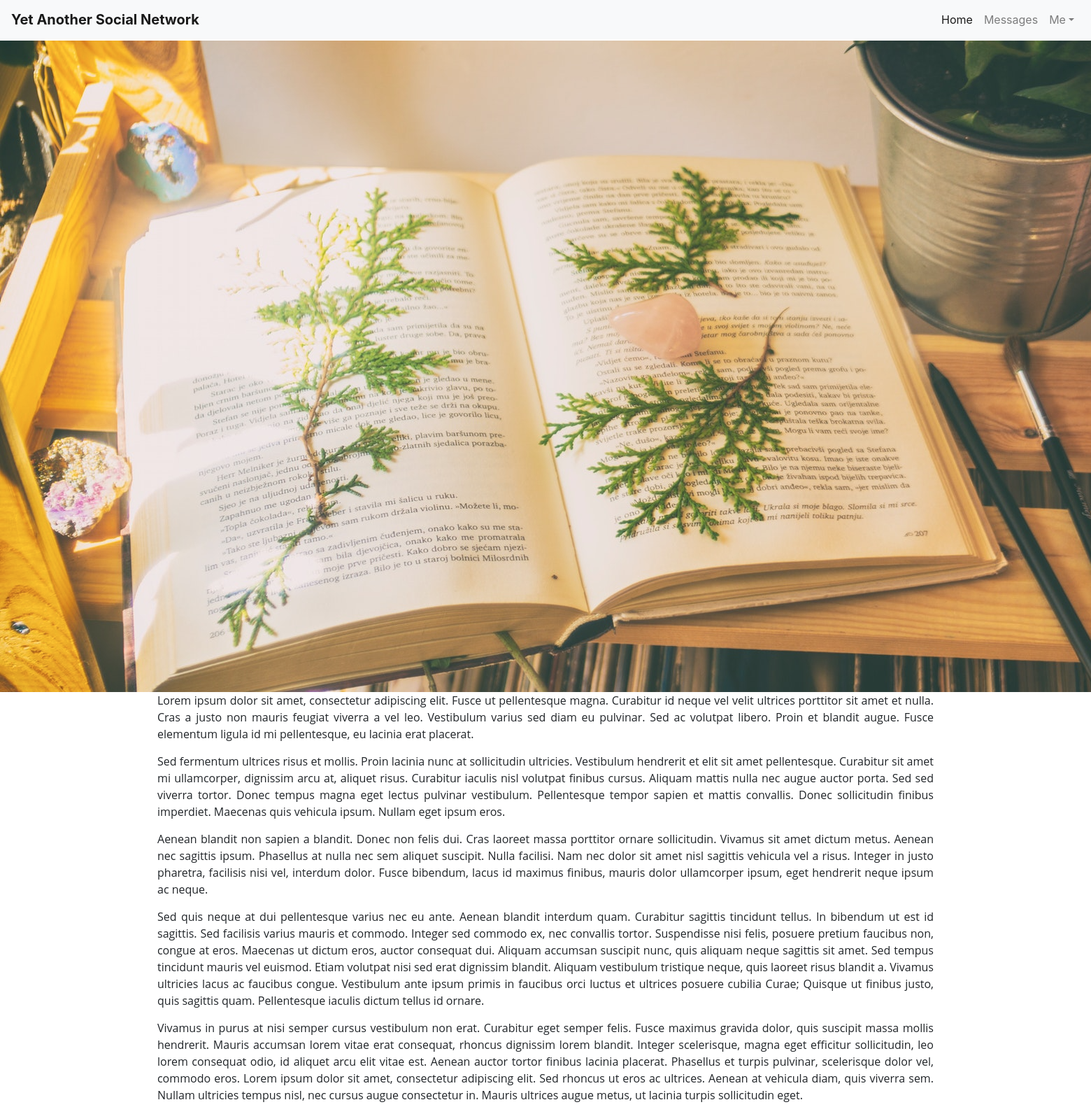
The app's page /home/prog/5 with its own data.
### blog/models.py (models this page shows, shortened)
class Article(models.Model):
    categories = [
        ('prog', 'Programming'),
        ('robo', 'Robotics'),
        ('math', 'Mathematics'),
        ('cs', 'Computer Science'),
        ('bc', 'Blockchain'),
        ('iot', 'Internet Of Things'),
        ('ml', 'Machine Learning'),
        ('hard', 'Hardware'),
        ('do', 'DevOps')
    ]
    title = models.CharField(max_length=256)
    logo = models.ImageField(upload_to=get_logo_path, null=True)
    logo_preview = models.ImageField(upload_to=get_logo_preview_path, null=True)
    category = models.CharField(max_length=4, choices=categories)
    author = models.ForeignKey(get_user_model(), on_delete=models.CASCADE)
    date_created = models.DateField(auto_now_add=True)
    date_modified = models.DateField(auto_now=True)
    body = HTMLField('Content')

### blog/views.py (the view)
# urls.py: path('<str:category>/<int:article_id>', article),
def article(request, category, article_id):
    article = Article.objects.get(pk=article_id)
    context = {
        'article': article
    }
    return render(request, 'blog/article.html', context)

### blog/templates/blog/article.html (shortened to what this page needs)
{% extends "blog/base.html" %}
{% block content %}
    <h1 style="align-content: center;">{{ article.title }}<span class="badge badge-dark">{{ article.category }}</span></h1>
    <img class="" src="{{ article.logo.url }}" style="margin-left: 0px;">
    <div class="container">
        {{ article.body | safe }}
    </div>
{% endblock %}

### records on screen
Article: logo (picture), body "Lorem ipsum dolor sit amet, consectetur adipiscing elit. Fusce ut pellentesque magna. Curabitur id neque vel velit ultrices porttitor sit amet et nulla. Cras a justo non mauris feugiat viverra a vel leo. Vestibulum varius sed diam eu pulvinar. Sed ac volutpat libero. Proin et blandit augue. Fusce elementum ligula id mi pellentesque, eu lacinia erat placerat. Sed fermentum ultrices risus et mollis. Proin lacinia nunc at sollicitudin ultricies. Vestibulum hendrerit et elit sit amet pellentesque. Curabitur sit amet mi ullamcorper, dignissim arcu at, aliquet risus. Curabitur iaculis nisl volutpat finibus cursus. Aliquam mattis nulla nec augue auctor porta. Sed sed viverra tortor. Donec tempus…"
